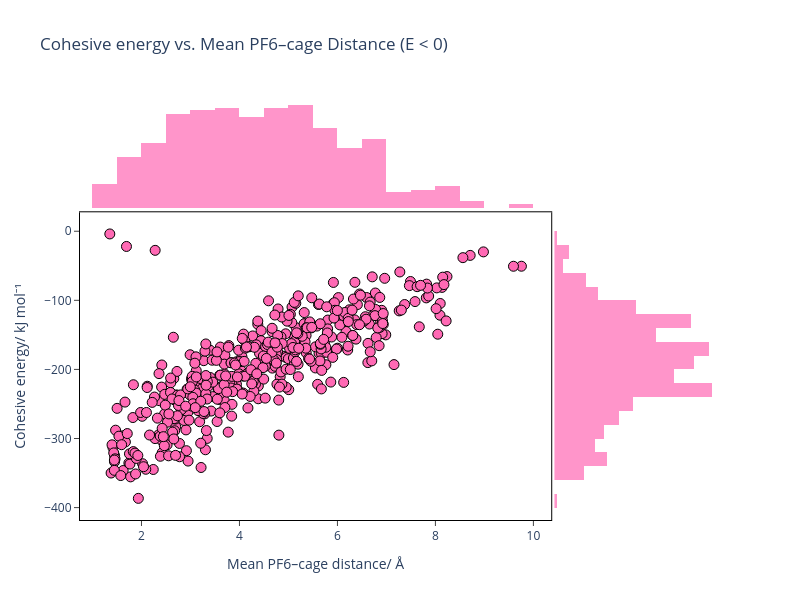

The cell this chart's notebook holds for it:
### Code cell
reference_energy = -63.32357097 + (-0.657269107)*8

distances_all = list(energy_to_distance.values())
energies_all = [(energy - reference_energy) * 2625.5 for energy in energy_to_distance.keys()]

distances = [d for d, e in zip(distances_all, energies_all) if e < 0]
energies = [e for e in energies_all if e < 0]

fig = px.scatter(
    x=distances,
    y=energies,
    labels={"x": "Mean PF6–cage distance/ Å", "y": "Cohesive energy/ kJ mol\u207B\u00B9"},
    title="Cohesive energy vs. Mean PF6–cage Distance (E < 0)",
    marginal_x="histogram",
    marginal_y="histogram",
    width=800,
    height=600
)

fig.update_traces(
    selector=dict(mode="markers"),
    marker=dict(size=10, color='hotpink', line=dict(width=1, color='black'))
)
fig.update_traces(
    selector=dict(type="histogram"),
    marker=dict(color="hotpink"),
    opacity=0.7
)
for trace in fig.data:
    if trace.type == "histogram":
        trace.nbinsx = 30  # for top histogram (x axis)
        trace.nbinsy = 30  # for right histogram (y axis)
fig.update_layout(
    plot_bgcolor="white",
    xaxis=dict(showgrid=False, linecolor="black", mirror=True, ticks="outside"),
    yaxis=dict(showgrid=False, linecolor="black", mirror=True, ticks="outside")
)

fig.show()

### Figure 1 — Plotly figure (JSON) as saved in the notebook; plotly's stock layout.template omitted (floating-point values rounded to 4 significant figures; data arrays with more than 128 entries replaced by an {"elided": "..."} marker saying what was removed)
{"data": [{"hovertemplate": "Mean PF6–cage distance/ Å=%{x}<br>Cohesive energy/ kJ mol⁻¹=%{y}<extra></extra>", "legendgroup": "", "marker": {"color": "hotpink", "line": {"color": "black", "width": 1}, "size": 10, "symbol": "circle"}, "mode": "markers", "name": "", "orientation": "v", "showlegend": false, "type": "scatter", "x": {"elided": "450 float values"}, "xaxis": "x", "y": {"elided": "450 float values"}, "yaxis": "y"}, {"alignmentgroup": "True", "bingroup": "x", "hovertemplate": "Mean PF6–cage distance/ Å=%{x}<br>count=%{y}<extra></extra>", "legendgroup": "", "marker": {"color": "hotpink"}, "name": "", "nbinsx": 30, "nbinsy": 30, "offsetgroup": "", "opacity": 0.7, "showlegend": false, "type": "histogram", "x": {"elided": "450 float values"}, "xaxis": "x3", "yaxis": "y3"}, {"alignmentgroup": "True", "bingroup": "y", "hovertemplate": "Cohesive energy/ kJ mol⁻¹=%{y}<br>count=%{x}<extra></extra>", "legendgroup": "", "marker": {"color": "hotpink"}, "name": "", "nbinsx": 30, "nbinsy": 30, "offsetgroup": "", "opacity": 0.7, "showlegend": false, "type": "histogram", "xaxis": "x2", "y": {"elided": "450 float values"}, "yaxis": "y2"}], "layout": {"barmode": "overlay", "height": 600, "legend": {"tracegroupgap": 0}, "plot_bgcolor": "white", "title": {"text": "Cohesive energy vs. Mean PF6–cage Distance (E < 0)"}, "width": 800, "xaxis": {"anchor": "y", "domain": [0, 0.7363], "linecolor": "black", "mirror": true, "showgrid": false, "ticks": "outside", "title": {"text": "Mean PF6–cage distance/ Å"}}, "xaxis2": {"anchor": "y2", "domain": [0.7413, 1], "matches": "x2", "showgrid": true, "showline": false, "showticklabels": false, "ticks": ""}, "xaxis3": {"anchor": "y3", "domain": [0, 0.7363], "matches": "x", "showgrid": true, "showticklabels": false}, "xaxis4": {"anchor": "y4", "domain": [0.7413, 1], "matches": "x2", "showgrid": true, "showline": false, "showticklabels": false, "ticks": ""}, "yaxis": {"anchor": "x", "domain": [0, 0.7326], "linecolor": "black", "mirror": true, "showgrid": false, "ticks": "outside", "title": {"text": "Cohesive energy/ kJ mol⁻¹"}}, "yaxis2": {"anchor": "x2", "domain": [0, 0.7326], "matches": "y", "showgrid": true, "showticklabels": false}, "yaxis3": {"anchor": "x3", "domain": [0.7426, 1], "matches": "y3", "showgrid": true, "showline": false, "showticklabels": false, "ticks": ""}, "yaxis4": {"anchor": "x4", "domain": [0.7426, 1], "matches": "y3", "showgrid": true, "showline": false, "showticklabels": false, "ticks": ""}}}
